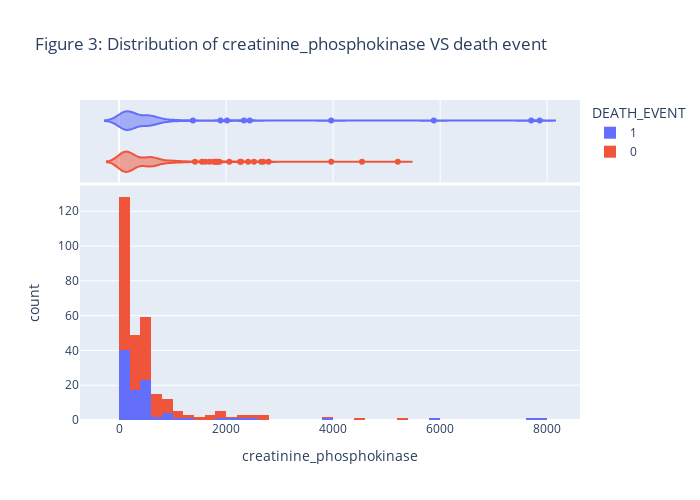

The notebook cell saved with this chart:
### Code cell
plot_histogram(heart_data, 'creatinine_phosphokinase', 'DEATH_EVENT', NBINS, "violin",'Figure 3: Distribution of creatinine_phosphokinase VS death event')

### Figure 1 — Plotly figure (JSON) as saved in the notebook; plotly's stock layout.template omitted (floating-point values rounded to 4 significant figures; data arrays with more than 128 entries replaced by an {"elided": "..."} marker saying what was removed)
{"data": [{"nbinsx": 50, "bingroup": "x", "offsetgroup": "1", "xaxis": "x", "type": "histogram", "marker": {"color": "#636efa"}, "legendgroup": "1", "yaxis": "y", "alignmentgroup": "True", "x": [582, 7861, 146, 111, 160, 47, 246, 315, 157, 123, 81, 231, 981, 168, 379, 149, 582, 125, 582, 128, 220, 582, 148, 112, 122, 60, 70, 582, 23, 249, 94, 582, 60, 855, 235, 582, 124, 571, 588, 582, 1380, 582, 553, 129, 577, 91, 3964, 69, 260, 371, 789, 364, 7702, 318, 582, 68, 250, 110, 161, 113, 5882, 582, 47, 76, 280, 154, 328, 129, 143, 582, 582, 168, 805, 943, 582, 233, 2334, 2442, 776, 66, 176, 395, 99, 145, 104, 582, 1896, 582, 418, 131, 427, 582, 166, 2017, 258, 1199], "showlegend": true, "orientation": "v", "name": "1", "hovertemplate": "DEATH_EVENT=1<br>creatinine_phosphokinase=%{x}<br>count=%{y}<extra></extra>"}, {"scalegroup": "x", "offsetgroup": "1", "xaxis": "x2", "type": "violin", "marker": {"color": "#636efa"}, "legendgroup": "1", "yaxis": "y2", "x": [582, 7861, 146, 111, 160, 47, 246, 315, 157, 123, 81, 231, 981, 168, 379, 149, 582, 125, 582, 128, 220, 582, 148, 112, 122, 60, 70, 582, 23, 249, 94, 582, 60, 855, 235, 582, 124, 571, 588, 582, 1380, 582, 553, 129, 577, 91, 3964, 69, 260, 371, 789, 364, 7702, 318, 582, 68, 250, 110, 161, 113, 5882, 582, 47, 76, 280, 154, 328, 129, 143, 582, 582, 168, 805, 943, 582, 233, 2334, 2442, 776, 66, 176, 395, 99, 145, 104, 582, 1896, 582, 418, 131, 427, 582, 166, 2017, 258, 1199], "showlegend": false, "alignmentgroup": "True", "name": "1", "hovertemplate": "DEATH_EVENT=1<br>creatinine_phosphokinase=%{x}<extra></extra>"}, {"nbinsx": 50, "bingroup": "x", "offsetgroup": "0", "xaxis": "x", "type": "histogram", "marker": {"color": "#EF553B"}, "legendgroup": "0", "yaxis": "y", "alignmentgroup": "True", "x": {"elided": "203 int values"}, "showlegend": true, "orientation": "v", "name": "0", "hovertemplate": "DEATH_EVENT=0<br>creatinine_phosphokinase=%{x}<br>count=%{y}<extra></extra>"}, {"scalegroup": "x", "offsetgroup": "0", "xaxis": "x2", "type": "violin", "marker": {"color": "#EF553B"}, "legendgroup": "0", "yaxis": "y2", "x": {"elided": "203 int values"}, "showlegend": false, "alignmentgroup": "True", "name": "0", "hovertemplate": "DEATH_EVENT=0<br>creatinine_phosphokinase=%{x}<extra></extra>"}], "layout": {"title": {"text": "Figure 3: Distribution of creatinine_phosphokinase VS death event"}, "yaxis2": {"showgrid": false, "domain": [0.7426, 1.0], "anchor": "x2", "showticklabels": false, "matches": "y2", "showline": false, "ticks": ""}, "xaxis2": {"showgrid": true, "domain": [0.0, 1.0], "anchor": "y2", "showticklabels": false, "matches": "x"}, "yaxis": {"title": {"text": "count"}, "domain": [0.0, 0.7326], "anchor": "x"}, "height": 500, "barmode": "relative", "xaxis": {"title": {"text": "creatinine_phosphokinase"}, "domain": [0.0, 1.0], "anchor": "y"}, "legend": {"title": {"text": "DEATH_EVENT"}, "tracegroupgap": 0}, "width": 700}}
